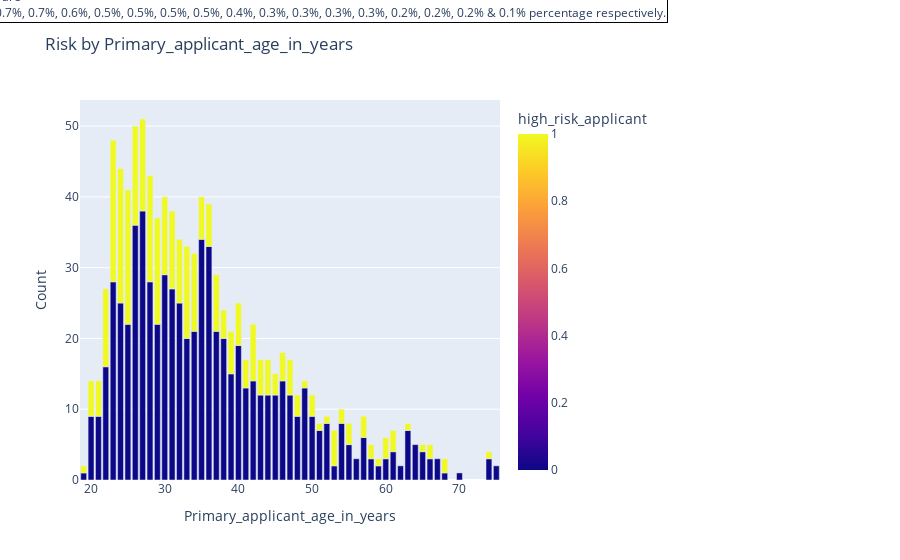
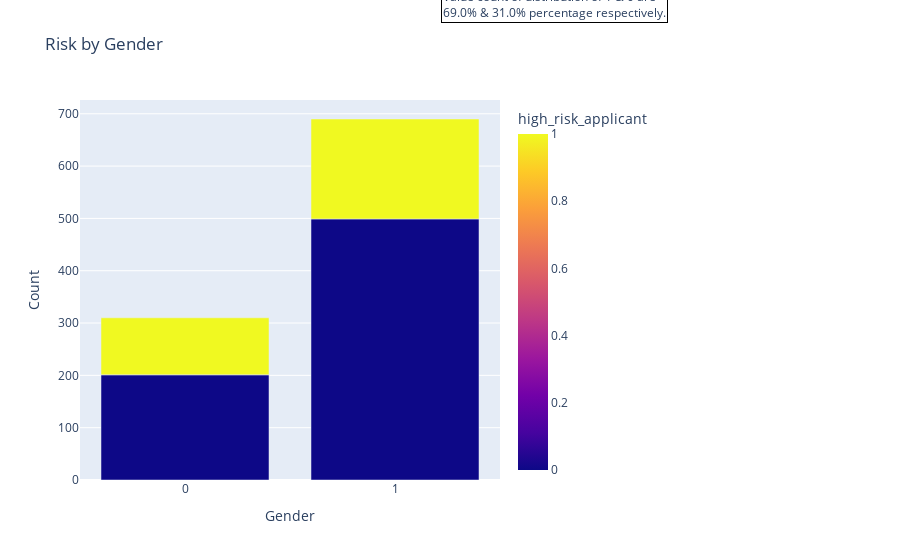
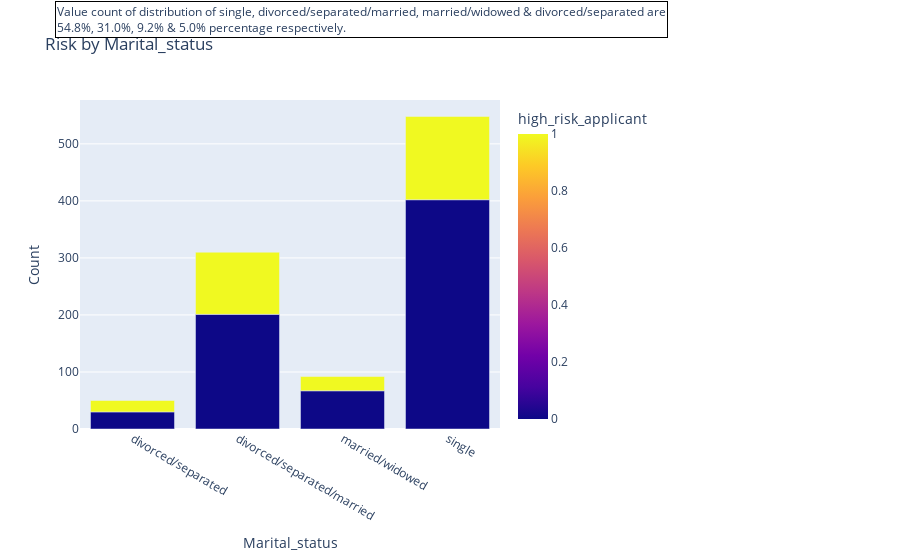
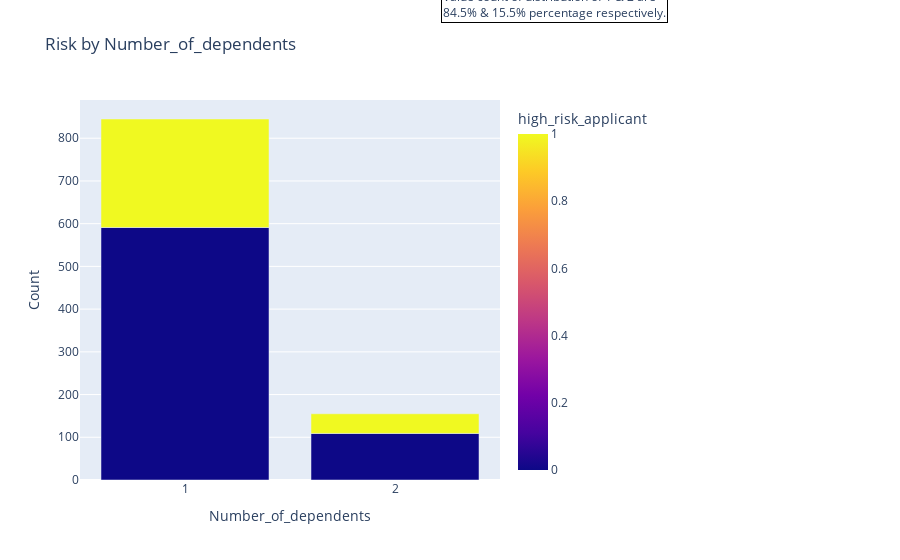

Notebook source saved alongside these figures, in order:
### Code cell
for i in cs.columns[:-1]:
    bar(i)

### Figure 1 — Plotly figure (JSON) as saved in the notebook; plotly's stock layout.template omitted (floating-point values rounded to 4 significant figures)
{"data": [{"alignmentgroup": "True", "hovertemplate": "Primary_applicant_age_in_years=%{x}<br>Count=%{y}<br>high_risk_applicant=%{marker.color}<extra></extra>", "legendgroup": "", "marker": {"color": [0, 1, 0, 1, 0, 1, 0, 1, 0, 1, 0, 1, 0, 1, 0, 1, 0, 1, 0, 1, 0, 1, 0, 1, 0, 1, 0, 1, 0, 1, 0, 1, 0, 1, 0, 1, 0, 1, 0, 1, 0, 1, 0, 1, 0, 1, 0, 1, 0, 1, 0, 1, 0, 1, 0, 1, 0, 1, 0, 1, 0, 1, 0, 1, 0, 1, 0, 1, 0, 1, 0, 1, 0, 1, 0, 0, 1, 0, 1, 0, 1, 0, 1, 0, 1, 0, 0, 1, 0, 0, 1, 0, 1, 0, 0, 1, 0, 0, 1, 0], "coloraxis": "coloraxis", "pattern": {"shape": ""}}, "name": "", "offsetgroup": "", "orientation": "v", "showlegend": false, "textposition": "auto", "type": "bar", "x": [19, 19, 20, 20, 21, 21, 22, 22, 23, 23, 24, 24, 25, 25, 26, 26, 27, 27, 28, 28, 29, 29, 30, 30, 31, 31, 32, 32, 33, 33, 34, 34, 35, 35, 36, 36, 37, 37, 38, 38, 39, 39, 40, 40, 41, 41, 42, 42, 43, 43, 44, 44, 45, 45, 46, 46, 47, 47, 48, 48, 49, 49, 50, 50, 51, 51, 52, 52, 53, 53, 54, 54, 55, 55, 56, 57, 57, 58, 58, 59, 59, 60, 60, 61, 61, 62, 63, 63, 64, 65, 65, 66, 66, 67, 68, 68, 70, 74, 74, 75], "xaxis": "x", "y": [1, 1, 9, 5, 9, 5, 16, 11, 28, 20, 25, 19, 22, 19, 36, 14, 38, 13, 28, 15, 22, 15, 29, 11, 27, 11, 25, 9, 20, 13, 21, 11, 34, 6, 33, 6, 21, 8, 20, 4, 15, 6, 19, 6, 13, 4, 14, 8, 12, 5, 12, 5, 12, 3, 14, 4, 12, 5, 9, 3, 13, 1, 9, 3, 7, 1, 8, 1, 2, 5, 8, 2, 5, 3, 3, 6, 3, 3, 2, 2, 1, 3, 3, 4, 3, 2, 7, 1, 5, 4, 1, 3, 2, 3, 1, 2, 1, 3, 1, 2], "yaxis": "y"}], "layout": {"annotations": [{"align": "left", "bordercolor": "black", "borderwidth": 1, "showarrow": false, "text": "Value count of distribution of 27, 26, 23, 24, 28, 25, 30, 35, 36, 31, 29, 32, 33, 34, 37, 22, 40, 38, 42, 39, 46, 43, 47, 44, 41, 45, 20, 21, 49, 50, 48, 54, 57, 52, 51, 55, 63, 61, 53, 60, 65, 58, 64, 66, 74, 67, 68, 56, 59, 75, 19, 62 & 70 are<br>5.1%, 5.0%, 4.8%, 4.4%, 4.3%, 4.1%, 4.0%, 4.0%, 3.9%, 3.8%, 3.7%, 3.4%, 3.3%, 3.2%, 2.9%, 2.7%, 2.5%, 2.4%, 2.2%, 2.1%, 1.8%, 1.7%, 1.7%, 1.7%, 1.7%, 1.5%, 1.4%, 1.4%, 1.4%, 1.2%, 1.2%, 1.0%, 0.9%, 0.9%, 0.8%, 0.8%, 0.8%, 0.7%, 0.7%, 0.6%, 0.5%, 0.5%, 0.5%, 0.5%, 0.4%, 0.3%, 0.3%, 0.3%, 0.3%, 0.2%, 0.2%, 0.2% & 0.1% percentage respectively.", "x": 1.4, "xref": "paper", "y": 1.3, "yref": "paper"}], "barmode": "group", "coloraxis": {"colorbar": {"title": {"text": "high_risk_applicant"}}, "colorscale": [[0, "#0d0887"], [0.1111, "#46039f"], [0.2222, "#7201a8"], [0.3333, "#9c179e"], [0.4444, "#bd3786"], [0.5556, "#d8576b"], [0.6667, "#ed7953"], [0.7778, "#fb9f3a"], [0.8889, "#fdca26"], [1, "#f0f921"]]}, "legend": {"tracegroupgap": 0}, "margin": {"r": 400}, "title": {"text": "Risk by Primary_applicant_age_in_years"}, "xaxis": {"anchor": "y", "domain": [0, 1], "title": {"text": "Primary_applicant_age_in_years"}}, "yaxis": {"anchor": "x", "domain": [0, 1], "title": {"text": "Count"}}}}

### Figure 2 — Plotly figure (JSON) as saved in the notebook; plotly's stock layout.template omitted (floating-point values rounded to 4 significant figures)
{"data": [{"alignmentgroup": "True", "hovertemplate": "Gender=%{x}<br>Count=%{y}<br>high_risk_applicant=%{marker.color}<extra></extra>", "legendgroup": "", "marker": {"color": [0, 1, 0, 1], "coloraxis": "coloraxis", "pattern": {"shape": ""}}, "name": "", "offsetgroup": "", "orientation": "v", "showlegend": false, "textposition": "auto", "type": "bar", "x": [0, 0, 1, 1], "xaxis": "x", "y": [201, 109, 499, 191], "yaxis": "y"}], "layout": {"annotations": [{"align": "left", "bordercolor": "black", "borderwidth": 1, "showarrow": false, "text": "Value count of distribution of 1 & 0 are<br>69.0% & 31.0% percentage respectively.", "x": 1.4, "xref": "paper", "y": 1.3, "yref": "paper"}], "barmode": "group", "coloraxis": {"colorbar": {"title": {"text": "high_risk_applicant"}}, "colorscale": [[0, "#0d0887"], [0.1111, "#46039f"], [0.2222, "#7201a8"], [0.3333, "#9c179e"], [0.4444, "#bd3786"], [0.5556, "#d8576b"], [0.6667, "#ed7953"], [0.7778, "#fb9f3a"], [0.8889, "#fdca26"], [1, "#f0f921"]]}, "legend": {"tracegroupgap": 0}, "margin": {"r": 400}, "title": {"text": "Risk by Gender"}, "xaxis": {"anchor": "y", "domain": [0, 1], "title": {"text": "Gender"}}, "yaxis": {"anchor": "x", "domain": [0, 1], "title": {"text": "Count"}}}}

### Figure 3 — Plotly figure (JSON) as saved in the notebook; plotly's stock layout.template omitted (floating-point values rounded to 4 significant figures)
{"data": [{"alignmentgroup": "True", "hovertemplate": "Marital_status=%{x}<br>Count=%{y}<br>high_risk_applicant=%{marker.color}<extra></extra>", "legendgroup": "", "marker": {"color": [0, 1, 0, 1, 0, 1, 0, 1], "coloraxis": "coloraxis", "pattern": {"shape": ""}}, "name": "", "offsetgroup": "", "orientation": "v", "showlegend": false, "textposition": "auto", "type": "bar", "x": ["divorced/separated", "divorced/separated", "divorced/separated/married", "divorced/separated/married", "married/widowed", "married/widowed", "single", "single"], "xaxis": "x", "y": [30, 20, 201, 109, 67, 25, 402, 146], "yaxis": "y"}], "layout": {"annotations": [{"align": "left", "bordercolor": "black", "borderwidth": 1, "showarrow": false, "text": "Value count of distribution of single, divorced/separated/married, married/widowed & divorced/separated are<br>54.8%, 31.0%, 9.2% & 5.0% percentage respectively.", "x": 1.4, "xref": "paper", "y": 1.3, "yref": "paper"}], "barmode": "group", "coloraxis": {"colorbar": {"title": {"text": "high_risk_applicant"}}, "colorscale": [[0, "#0d0887"], [0.1111, "#46039f"], [0.2222, "#7201a8"], [0.3333, "#9c179e"], [0.4444, "#bd3786"], [0.5556, "#d8576b"], [0.6667, "#ed7953"], [0.7778, "#fb9f3a"], [0.8889, "#fdca26"], [1, "#f0f921"]]}, "legend": {"tracegroupgap": 0}, "margin": {"r": 400}, "title": {"text": "Risk by Marital_status"}, "xaxis": {"anchor": "y", "domain": [0, 1], "title": {"text": "Marital_status"}}, "yaxis": {"anchor": "x", "domain": [0, 1], "title": {"text": "Count"}}}}

### Figure 4 — Plotly figure (JSON) as saved in the notebook; plotly's stock layout.template omitted (floating-point values rounded to 4 significant figures)
{"data": [{"alignmentgroup": "True", "hovertemplate": "Number_of_dependents=%{x}<br>Count=%{y}<br>high_risk_applicant=%{marker.color}<extra></extra>", "legendgroup": "", "marker": {"color": [0, 1, 0, 1], "coloraxis": "coloraxis", "pattern": {"shape": ""}}, "name": "", "offsetgroup": "", "orientation": "v", "showlegend": false, "textposition": "auto", "type": "bar", "x": [1, 1, 2, 2], "xaxis": "x", "y": [591, 254, 109, 46], "yaxis": "y"}], "layout": {"annotations": [{"align": "left", "bordercolor": "black", "borderwidth": 1, "showarrow": false, "text": "Value count of distribution of 1 & 2 are<br>84.5% & 15.5% percentage respectively.", "x": 1.4, "xref": "paper", "y": 1.3, "yref": "paper"}], "barmode": "group", "coloraxis": {"colorbar": {"title": {"text": "high_risk_applicant"}}, "colorscale": [[0, "#0d0887"], [0.1111, "#46039f"], [0.2222, "#7201a8"], [0.3333, "#9c179e"], [0.4444, "#bd3786"], [0.5556, "#d8576b"], [0.6667, "#ed7953"], [0.7778, "#fb9f3a"], [0.8889, "#fdca26"], [1, "#f0f921"]]}, "legend": {"tracegroupgap": 0}, "margin": {"r": 400}, "title": {"text": "Risk by Number_of_dependents"}, "xaxis": {"anchor": "y", "domain": [0, 1], "title": {"text": "Number_of_dependents"}}, "yaxis": {"anchor": "x", "domain": [0, 1], "title": {"text": "Count"}}}}
